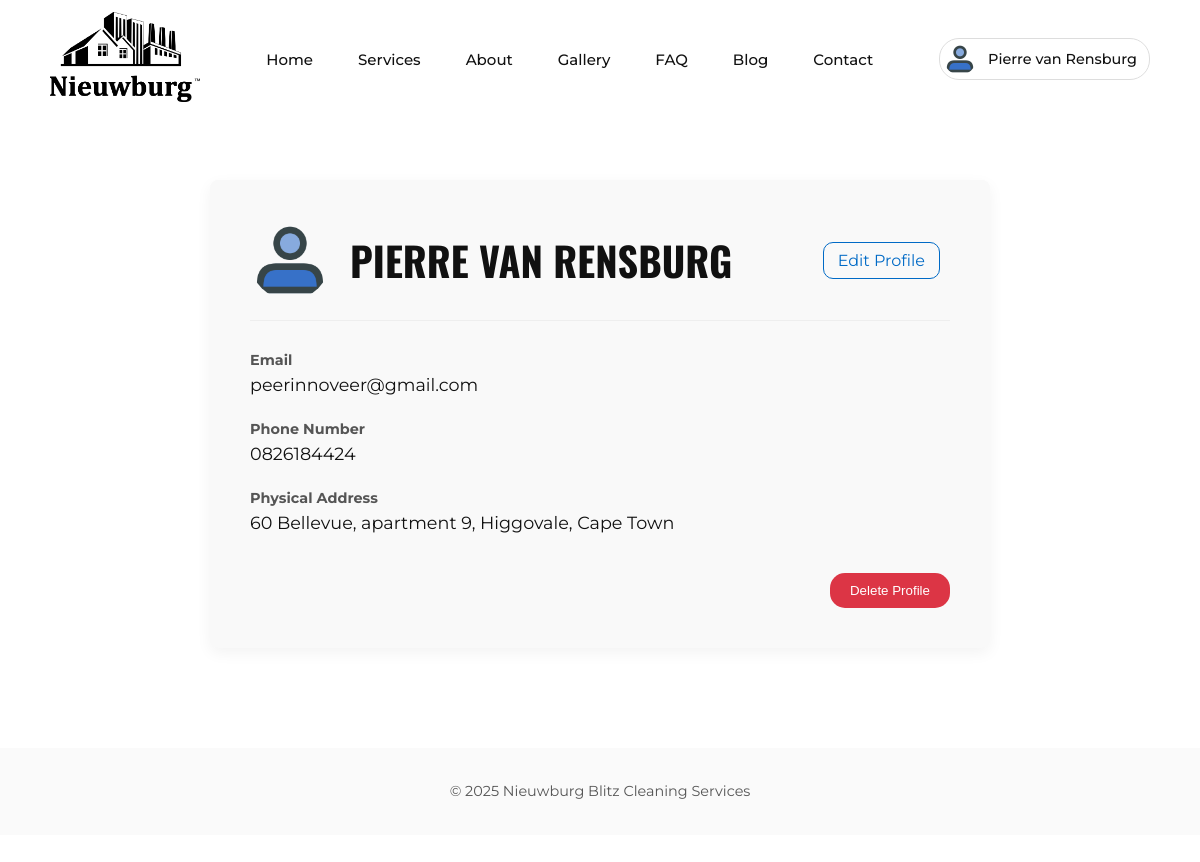
/view_profile (signed in), run on the app's committed database.
### app.py (models this page shows, shortened)
class Profile(db.Model):
    id = db.Column(db.Integer, primary_key=True)
    full_name = db.Column(db.String(100))
    phone_number = db.Column(db.String(20))
    address = db.Column(db.Text)
    profile_image = db.Column(db.String(100), default='avatar_picture_profile_user_icon.png')
    user_id = db.Column(db.Integer, db.ForeignKey('user.id'))
    id_number = db.Column(db.String(13))
    date_of_birth = db.Column(db.Date)
    service_frequency = db.Column(db.String(50))
    service_fee = db.Column(db.Float)
    notes = db.Column(db.Text)

class User(UserMixin, db.Model):
    id = db.Column(db.Integer, primary_key=True)
    email = db.Column(db.String(100), unique=True, nullable=True)
    password_hash = db.Column(db.String(128))
    role = db.Column(db.String(20), nullable=False, default='client')
    profile = db.relationship('Profile', backref='user', uselist=False, cascade="all, delete-orphan")
    bookings = db.relationship('Booking', backref='user', lazy=True, cascade="all, delete-orphan")
    quotes = db.relationship('Quote', backref='user', lazy=True, cascade="all, delete-orphan")
    invoices = db.relationship('Invoice', backref='user', lazy=True, cascade="all, delete-orphan")

### app.py (the view)
@app.route('/view_profile')
@login_required
def view_profile():
    return render_template('view_profile.html')

### app.py (called while the page is built)
@login_manager.user_loader
def load_user(user_id):
    return db.session.get(User, int(user_id))

@app.context_processor
def inject_now():
    return {'now': datetime.now(timezone.utc)}

### templates/view_profile.html (shortened to what this page needs)
{% extends "base.html" %}
{% block content %}
<section class="container profile-view-page">
  <div class="profile-view-container">
    {% set default_avatar_url = url_for('static', filename='img/avatar_picture_profile_user_icon.png') %}
<div class="profile-header">
  <div class="profile-header-info">
    {% set default_avatar_url = url_for('static', filename='img/avatar_picture_profile_user_icon.png') %}
    {% if current_user.profile.profile_image == 'avatar_picture_profile_user_icon.png' %}
      <img src="{{ url_for('static', filename='img/' + current_user.profile.profile_image) }}" alt="Profile Avatar" class="profile-avatar-large">
    {% else %}
      <img src="{{ url_for('static', filename='uploads/' + current_user.profile.profile_image) }}" alt="Profile Avatar" class="profile-avatar-large" onerror="this.onerror=null; this.src='{{ default_avatar_url }}';">
    {% endif %}
    <h1 class="section-title">{{ current_user.profile.full_name or current_user.email }}</h1>
  </div>
  <a href="{{ url_for('profile') }}" class="cta-outline">Edit Profile</a>
</div>
    <div class="profile-details">
      <div class="detail-item">
        <label>Email</label>
        <p>{{ current_user.email }}</p>
      </div>
      <div class="detail-item">
        <label>Phone Number</label>
        <p>{{ current_user.profile.phone_number or 'Not provided' }}</p>
      </div>
      <div class="detail-item">
        <label>Physical Address</label>
        <p>{{ current_user.profile.address or 'Not provided' }}</p>
      </div>
    </div>
    <div class="profile-actions">
  <form id="delete-profile-form">
    <button type="button" id="delete-profile-btn" class="cta-danger">Delete Profile</button>
  </form>
</div>
  </div>
</section>
{% endblock %}

### templates/base.html (shortened to what this page needs)
<!doctype html>
<html lang="en">
<head>
  <link rel="stylesheet" href="{{ url_for('static', filename='css/style.css') }}">
</head>
<body>
  <header class="site-header">
    <nav class="nav sticky">
      <div class="nav-inner">
        <a class="brand" href="/">
        <img src="{{ url_for('static', filename='img/LogoBlackWithTitle.png') }}" alt="Nieuwburg Blitz Logo">
        </a>
        <ul class="nav-links">
          <li><a href="/">Home</a></li>
          <li><a href="/#services">Services</a></li>
          <li><a href="/#about">About</a></li>
          <li><a href="/gallery">Gallery</a></li>
          <li><a href="/faq">FAQ</a></li>
          <li><a href="/blog">Blog</a></li>
          <li><a href="#" id="contact-nav-link">Contact</a></li>
        </ul>
        <div class="nav-actions">
  {% if current_user.is_authenticated %}
    {% set default_avatar_url = url_for('static', filename='img/avatar_picture_profile_user_icon.png') %}
    <div class="profile-dropdown" id="profile-dropdown">
      <button class="profile-button-combo" id="profile-btn">
      {% set default_avatar_url = url_for('static', filename='img/avatar_picture_profile_user_icon.png') %}
      {% if current_user.profile.profile_image == 'avatar_picture_profile_user_icon.png' %}
        <img src="{{ url_for('static', filename='img/' + current_user.profile.profile_image) }}" alt="Profile Avatar" class="avatar-nav">
      {% else %}
        <img src="{{ url_for('static', filename='uploads/' + current_user.profile.profile_image) }}" alt="Profile Avatar" class="avatar-nav" onerror="this.onerror=null; this.src='{{ default_avatar_url }}';">
      {% endif %}
  <span>{{ current_user.profile.full_name or current_user.email }}</span>
</button>
    </div>
  {% else %}
    <a href="{{ url_for('login') }}" class="cta-outline">Login</a>
    <button class="cta" id="quote-button">Request Quote</button>
  {% endif %}
</div>
      </div>
    </nav>
  </header>
  <main id="main">
    {% block content %}{% endblock %}
  </main>
  <footer>
    <p>&copy; {{ now.year }} Nieuwburg Blitz Cleaning Services</p>
  </footer>
  <script src="{{ url_for('static', filename='js/site.js') }}"></script> </body>
</html>

### static/css/style.css (style rules this page uses)
:root { --bg: #ffffff; --txt: #111; --accent: rgb(0, 106, 198); scroll-behavior: smooth; }
body { font-family: 'Montserrat', sans-serif; margin: 0; background: var(--bg); color: var(--txt); -ms-overflow-style: none; scrollbar-width: none; }
h1, h2, h3, .section-title, .services-title-box h1, .timeline-content-panel h2 { font-family: 'Oswald', sans-serif; text-transform: uppercase; }
main { padding-top: 120px; }
.site-header { position: relative; }
.nav { position: fixed; top: 0; left: 0; right: 0; background: rgba(255, 255, 255, 0.3); backdrop-filter: blur(8px); -webkit-backdrop-filter: blur(8px); z-index: 1000; transition: all 0.4s ease-in-out; }
.nav-inner { max-width: 1100px; margin: auto; display: flex; justify-content: space-between; align-items: center; padding: 12px 20px; transition: padding 0.4s ease-in-out; }
.brand img { height: 90px; transition: height 0.4s ease-in-out; }
.nav-links { list-style: none; display: flex; align-items: center; gap: 45px; margin: 0; padding: 0; font-weight: 500; font-size: 15px; }
.nav-links a { text-decoration: none; color: var(--txt); cursor: pointer; }
.cta-outline { background: transparent; color: var(--accent); padding: 8px 14px; border: 1px solid var(--accent); border-radius: 10px; cursor: pointer; transition: all 0.4s ease-in-out; text-decoration: none; margin-right: 10px; }
.container { max-width: 900px; margin: auto; padding: 24px; }
.section-title { font-size: 2.5rem; margin-bottom: 50px; font-family: 'Oswald', sans-serif; text-transform: uppercase; }
footer { text-align: center; padding: 20px; margin-top: 40px; font-size: 0.9rem; background: #fafafa; color: #555; }
.nav-actions { display: flex; align-items: center; }
.profile-dropdown { position: relative; display: inline-block; }
.profile-view-page { padding-top: 60px; padding-bottom: 60px; }
.profile-view-container { max-width: 700px; margin: 0 auto; padding: 40px; background-color: #f9f9f9; border-radius: 8px; box-shadow: 0 5px 15px rgba(0,0,0,0.05); }
.profile-header { display: flex; justify-content: space-between; align-items: center; border-bottom: 1px solid #eee; padding-bottom: 20px; margin-bottom: 30px; }
.profile-header .section-title { margin: 0; }
.profile-details .detail-item { margin-bottom: 25px; }
.profile-details label { font-weight: bold; font-size: 0.9rem; color: #555; display: block; margin-bottom: 5px; }
.profile-details p { margin: 0; font-size: 1.1rem; color: #111; white-space: pre-wrap; }
.profile-actions { margin-top: 40px; text-align: right; }
.cta-danger { background-color: #dc3545; color: white; padding: 10px 20px; border: none; border-radius: 15px; cursor: pointer; font-weight: 500; transition: background-color 0.2s ease; }
.profile-button-combo { display: flex; align-items: center; gap: 12px; background-color: transparent; border: 1px solid #ddd; border-radius: 20px; padding: 4px 12px 4px 4px; cursor: pointer; font-family: inherit; font-size: 0.9rem; font-weight: 500; transition: background-color 0.2s ease; }
.avatar-nav { width: 32px; height: 32px; border-radius: 50%; object-fit: cover; }
.profile-button-combo span { color: var(--txt); }
.profile-header-info { display: flex; align-items: center; gap: 20px; }
.profile-avatar-large { width: 80px; height: 80px; border-radius: 50%; object-fit: cover; }

### data on the page
Profile: profile_image (picture), profile "Pierre van Rensburg", profile "PIERRE VAN RENSBURG", profile "0826184424", profile "60 Bellevue, apartment 9, Higgovale, Cape Town"
User: email "peerinnoveer@gmail.com"
